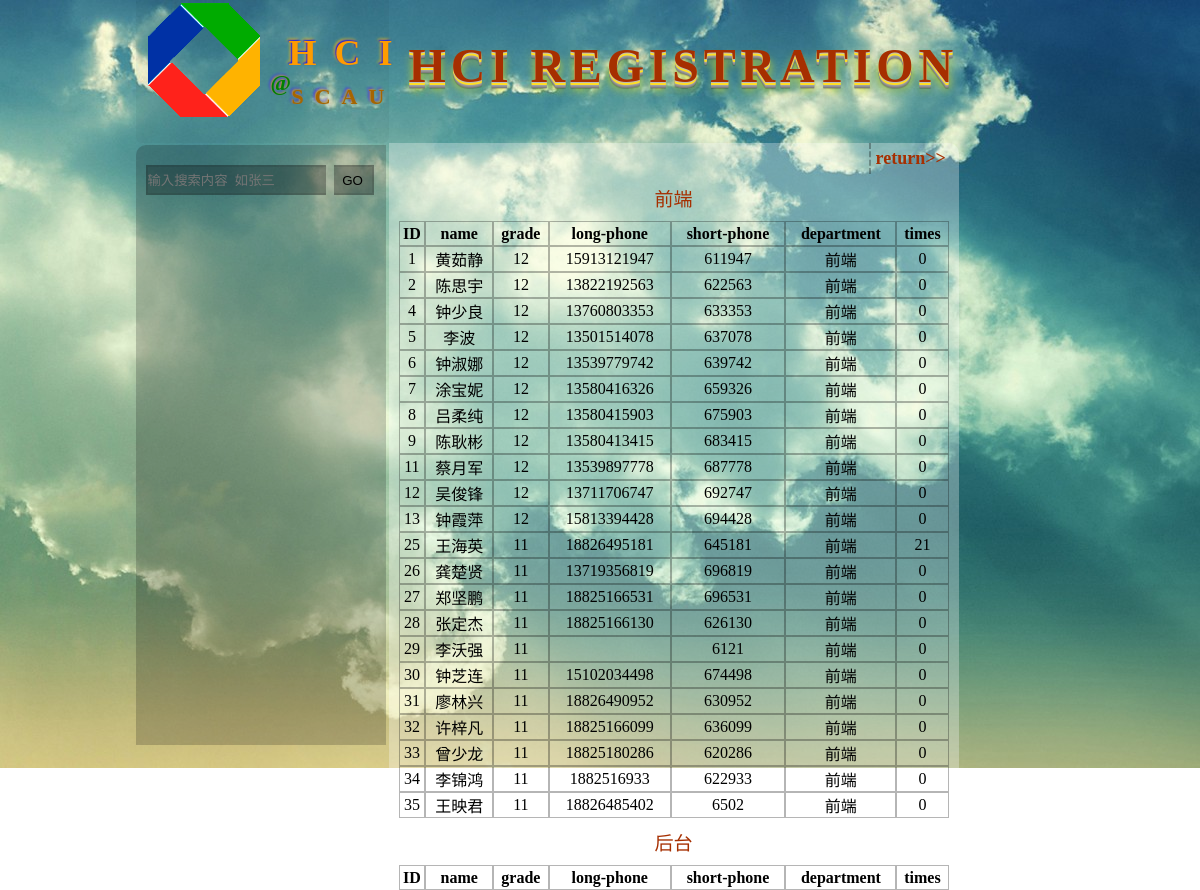
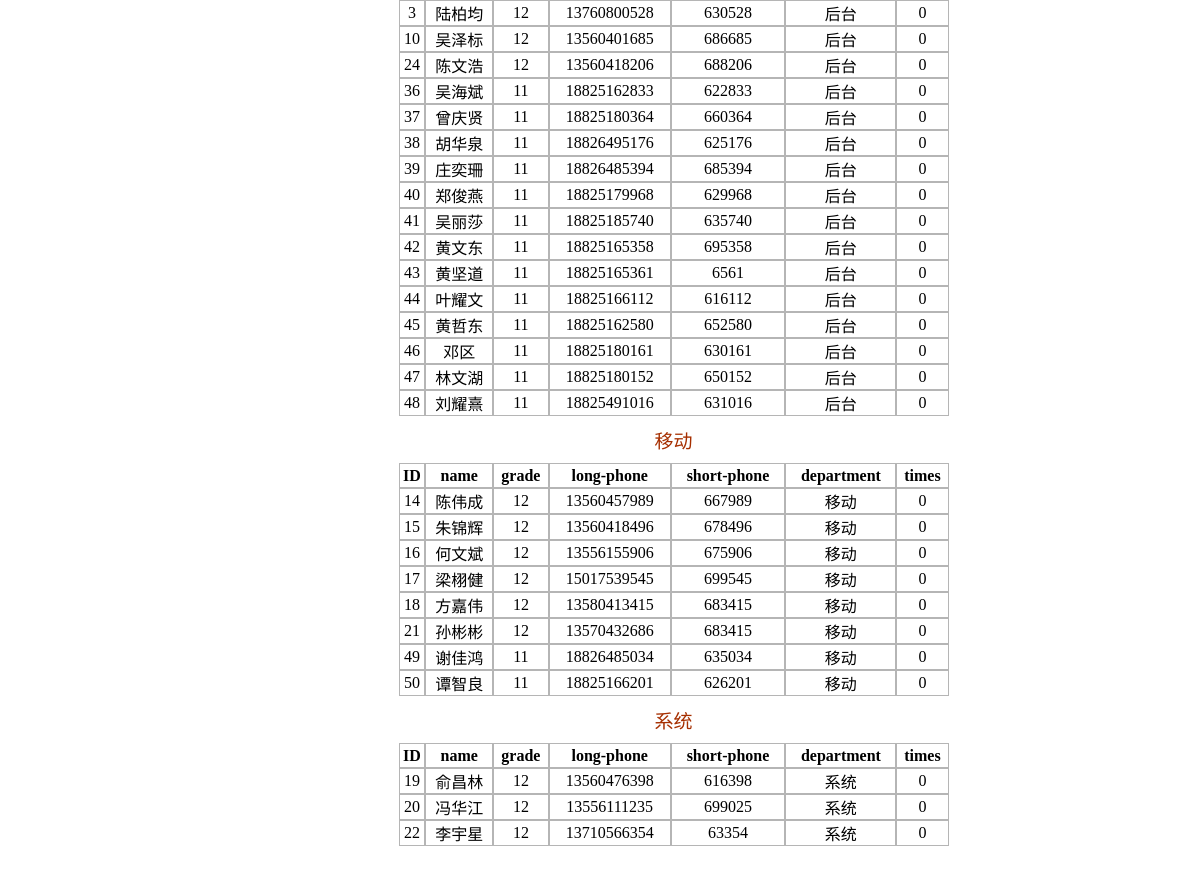
Page /html/history.php on the earlier database version (2 pictures, top to bottom).
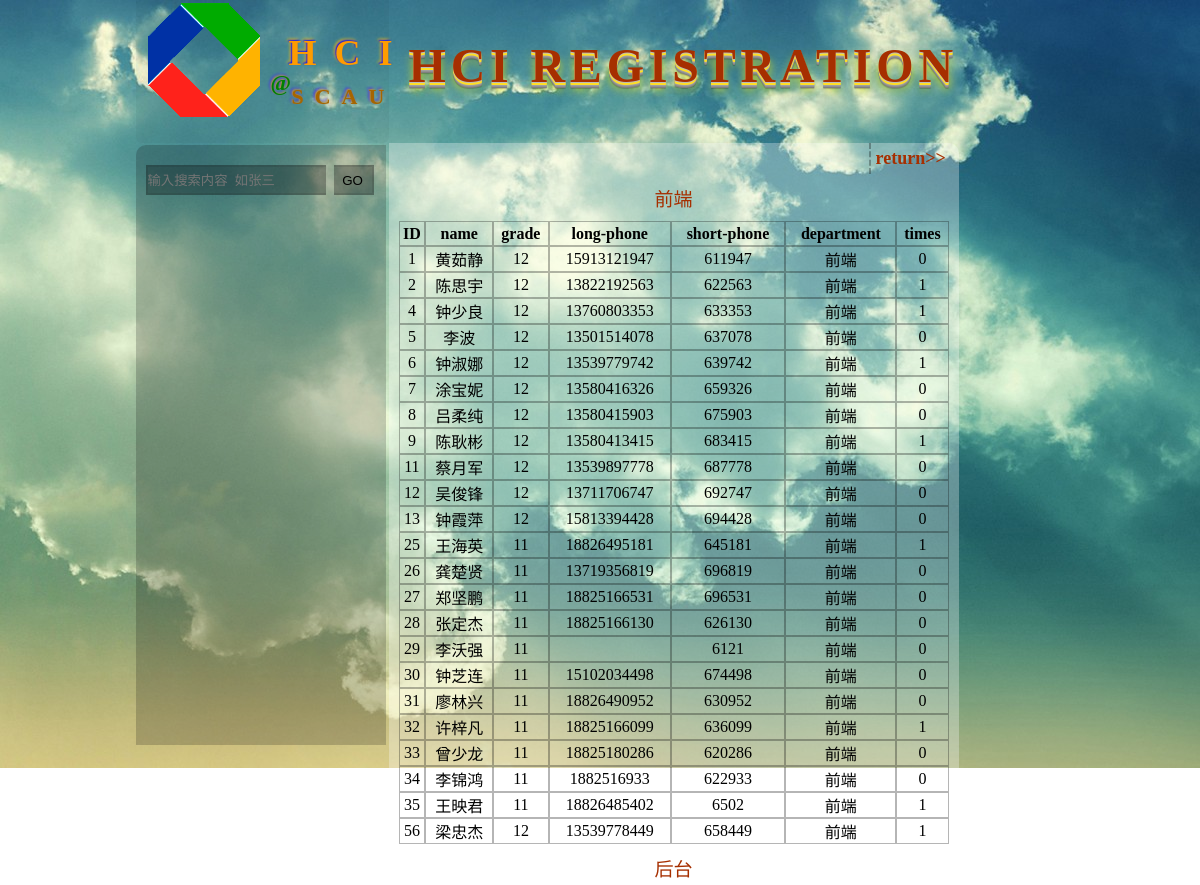
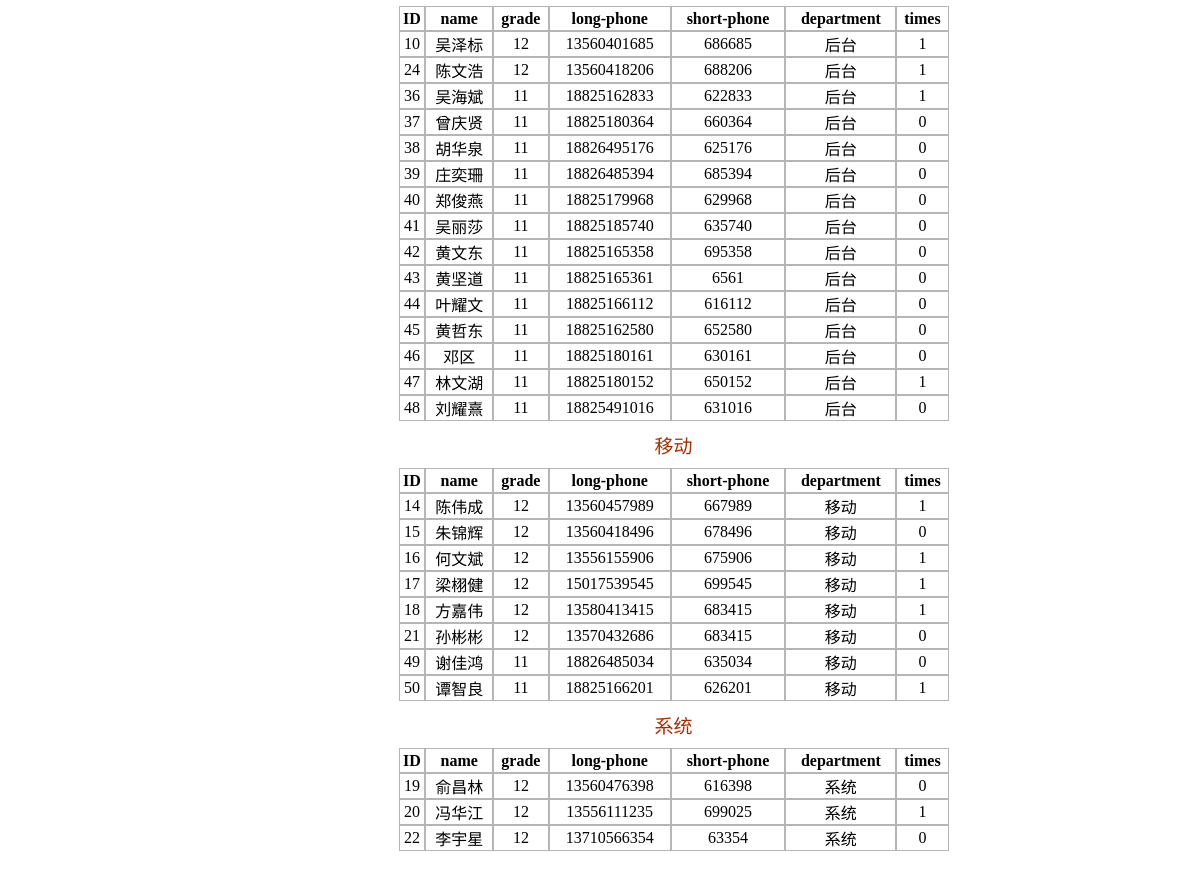
Same page on the later database version (2 pictures, top to bottom).
### tables this page shows
CREATE TABLE IF NOT EXISTS `member` (
  `ID` int(10) NOT NULL AUTO_INCREMENT,
  `name` varchar(20) DEFAULT NULL,
  `grade` int(5) DEFAULT NULL,
  `long_phone` varchar(12) DEFAULT NULL,
  `short_phone` int(8) DEFAULT NULL,
  `department` varchar(20) DEFAULT NULL,
  `times` int(6) NOT NULL DEFAULT '0',
  PRIMARY KEY (`ID`)
);

### html/history_th.php (the view)
<?php
echo "<tr>
		<th>ID</th>
		<th>name</th>
		<th>grade</th>
		<th>long-phone</th>
		<th>short-phone</th>
		<th>department</th>
		<th>times</th>
	</tr>";
while ($row=mysql_fetch_array($result)) {
	echo "<tr>";
	echo "<td>".$row['ID']."</td>";
	echo "<td>".$row['name']."</td>";
	echo "<td>".$row['grade']."</td>";
	echo "<td>".$row['long_phone']."</td>";
	echo "<td>".$row['short_phone']."</td>";
	echo "<td>".$row['department']."</td>";
	echo "<td>".$row['times']."</td>";
	echo "</tr>";
}
 ?>

### html/history.php (shortened to what this page needs)
<html>
	<head>
		<link rel="stylesheet" href="../css/head.css">
		<link rel="stylesheet" href="../css/member.css" />
	</head>
	<body>
		<div class="all-content">
			<header>
			<?php include '../html/head.php' ?>
		    </header>
		    <div class="memberinfo">
		    	<h2>
		    		<a href="../index.php">return>></a>
		    	</h2>
		    	<?php
		    	$result=mysql_query("select ID,name,grade,long_phone,
		    		short_phone,department,times from member where department='前端'");
		    	echo"<table cellspacing=\"0\">
		    		<caption>前端</caption>";
		    		include '../html/history_th.php';
		    		echo "</table>";
		    		$result=mysql_query("select ID,name,grade,long_phone,
		    		short_phone,department,times from member where department='后台'");
		    		echo"<table cellspacing=\"0\">
		    		<caption>后台</caption>";
		    		include '../html/history_th.php';
		    		echo "</table>";
		    		$result=mysql_query("select ID,name,grade,long_phone,
		    		short_phone,department,times from member where department='移动'");
		    		echo"<table cellspacing=\"0\">
		    		<caption>移动</caption>";
		    		include '../html/history_th.php';
		    		echo "</table>";
		    		$result=mysql_query("select ID,name,grade,long_phone,
		    		short_phone,department,times from member where department='系统'");
		    		echo"<table cellspacing=\"0\">
		    		<caption>系统</caption>";
		    		include '../html/history_th.php';
		    		echo "</table>";
		    	 ?>
		    </div>
		    <div class="search">
		    	<form action="" method="post">
		    		<input type="text" placeholder="输入搜索内容  如张三" class="text" name="name">
		    		<input type="submit" value="GO" class="submit">
		    	</form>
		    </div>
		</div>
	</body>
</html>

### html/head.php
   <div class="logo">
	<h1>HCI</h1>
	<h2><span>@</span>SCAU</h2>
</div>
<div class="theme">
	<h1>HCI REGISTRATION</h1>
</div>

### css/head.css (style rules this page uses)
* { margin:0; padding:0; }
.logo { position: relative; width: 253px; height: 143px; background: url(../img/logo.png) rgba(10,10,10,0.04) no-repeat; float: left; border-radius:0 0 6px 6px; }
.logo h1 { position: absolute; left: 153px; top:32px; color: #ff9c00; font-size: 36px; letter-spacing: 0.5em; text-shadow:-1px -1px 2px blue, -2px -2px 3px #FFC700; }
.logo h2 { position: absolute; left: 156px; top: 84px; font-size: 22px; letter-spacing: 0.5em; color: #A66500; text-shadow:-1px -1px 2px #BFA030, -2px -2px 3px #3921FF; }
.logo h2 span { position: absolute; left:-21px; top: -14px; color: green; }
.theme { width:929px; height: 127px; }
.theme h1 { padding-top: 38px; text-indent: 20px; letter-spacing: 0.1em; font-size: 48px; color:#A62F00; text-shadow:rgb(187,187,187) 0px 1px 0px, rgb(255,223,38) 0px 2px 0px, rgb(255,223,38) 0px 3px 0px, rgb(160,160,160) 0px 4px 0px, rgb(145,145,145) 0px 5px 0px, rgb(127,127,127) 0px 6px 0px, rgba(0,0,0,0.199219) 0px 7px 1px, rgba(233,233,11,0.8) 0px 8px 10px; }

### css/member.css (style rules this page uses)
body { background: url(../img/background.jpg) fixed no-repeat; width:1201px; height:768px; font-size: 12px; font-family: Arial Georgia; }
.all-content { width:930px; height: 768px; margin: 0 auto; position: relative; }
header { height: 145px; margin-bottom: -2px; }
.memberinfo { position: relative; width: 570px; margin-left: 253px; padding-bottom: 50px; background-color: rgba(255,255,255,0.3); border-top-right-radius: 10px; }
.memberinfo h2 { border-left: 2px dashed rgba(10,10,10,0.3); padding:5px; margin-left: 480px; }
.memberinfo a { text-decoration: none; color:#A62F00; }
.memberinfo table { width: 550px; margin: 0 auto; }
.memberinfo table caption { padding:10px 0; color: #A62F00; font-size: 19px; }
.memberinfo table th,td { border: 1px solid rgba(10,10,10,0.3); text-align: center; height: 25px; }
.search { position: absolute; left:0px; top: 145px; width: 250px; height: 600px; background-color:rgba(10,10,10,0.2) ; border-top-left-radius: 10px; }
.search .text { width: 180px; height: 30px; margin: 20px 10px; background-color:rgba(10,10,10,0.3); border:2px solid rgba(10,10,10,0.1); border-right: white; }
.search .submit { width: 40px; height: 30px; background-image: url(); background-color:rgba(10,10,10,0.3); border:2px solid rgba(10,10,10,0.1); border-left: white; margin-left: -5px; }

Differences in the rows shown:
removed member: ID "3", name "陆柏均", grade "12", long_phone "13760800528", short_phone "630528", department "后台", times "0"
changed member "陈思宇": times "0" → "1"
changed member "钟少良": times "0" → "1"
changed member "钟淑娜": times "0" → "1"
changed member "陈耿彬": times "0" → "1"
changed member "王海英": times "21" → "1"
changed member "许梓凡": times "0" → "1"
changed member "王映君": times "0" → "1"
added member: ID "56", name "梁忠杰", grade "12", long_phone "13539778449", short_phone "658449", department "前端", times "1"
changed member "吴泽标": times "0" → "1"
changed member "陈文浩": times "0" → "1"
changed member "吴海斌": times "0" → "1"
changed member "林文湖": times "0" → "1"
changed member "陈伟成": times "0" → "1"
changed member "何文斌": times "0" → "1"
changed member "梁栩健": times "0" → "1"
changed member "方嘉伟": times "0" → "1"
changed member "谭智良": times "0" → "1"
changed member "冯华江": times "0" → "1"
